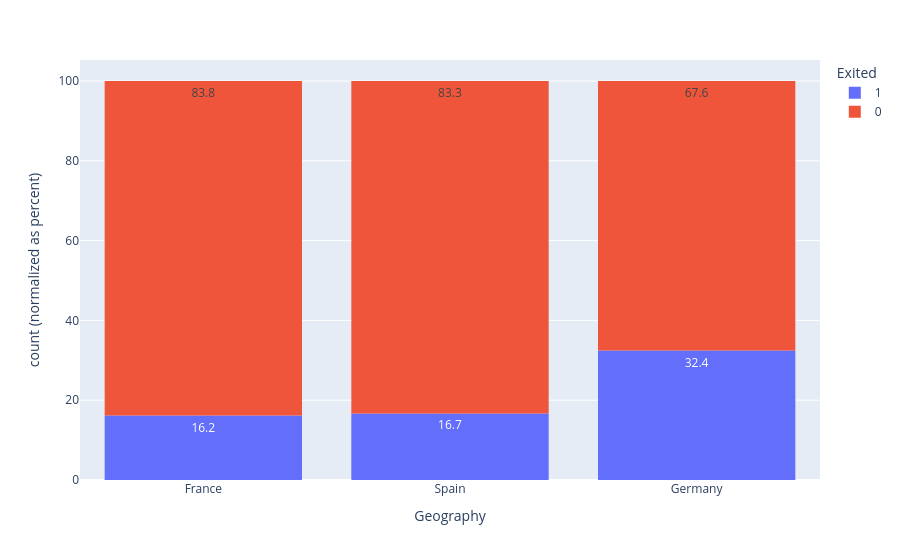

The cell this chart's notebook holds for it:
### Markdown cell above
#### Geografia

### Code cell
grafico = px.histogram(tabela, x='Geography', color='Exited',
                        barnorm='percent', text_auto='.1f')

grafico.show()
grafico.write_image('imagens/geografia_x_cancelamento.png')

### Figure 1 — Plotly figure (JSON) as saved in the notebook; plotly's stock layout.template omitted (floating-point values rounded to 4 significant figures; data arrays with more than 128 entries replaced by an {"elided": "..."} marker saying what was removed)
{"data": [{"bingroup": "x", "hovertemplate": "Exited=1<br>Geography=%{x}<br>count (normalized as percent)=%{y}<extra></extra>", "legendgroup": "1", "marker": {"color": "#636efa", "pattern": {"shape": ""}}, "name": "1", "orientation": "v", "showlegend": true, "texttemplate": "%{value:.1f}", "type": "histogram", "x": {"elided": "2037 str values"}, "xaxis": "x", "yaxis": "y"}, {"bingroup": "x", "hovertemplate": "Exited=0<br>Geography=%{x}<br>count (normalized as percent)=%{y}<extra></extra>", "legendgroup": "0", "marker": {"color": "#EF553B", "pattern": {"shape": ""}}, "name": "0", "orientation": "v", "showlegend": true, "texttemplate": "%{value:.1f}", "type": "histogram", "x": {"elided": "7963 str values"}, "xaxis": "x", "yaxis": "y"}], "layout": {"barmode": "relative", "barnorm": "percent", "legend": {"title": {"text": "Exited"}, "tracegroupgap": 0}, "margin": {"t": 60}, "xaxis": {"anchor": "y", "domain": [0, 1], "title": {"text": "Geography"}}, "yaxis": {"anchor": "x", "domain": [0, 1], "title": {"text": "count (normalized as percent)"}}}}
